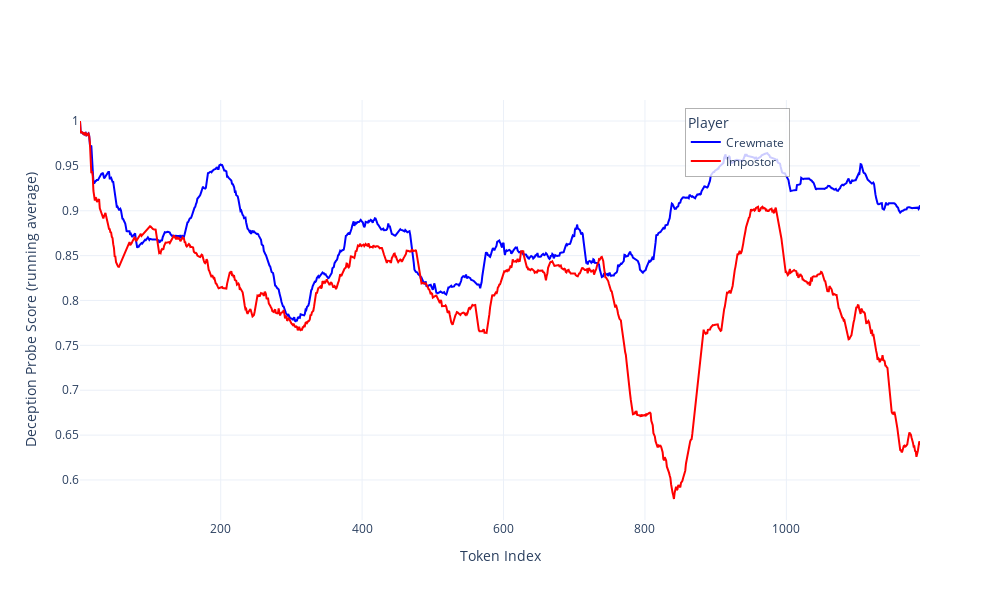

Notebook source saved alongside this figure:
### Code cell
list1 = visualize_token_scores(42)[1]
list2 = visualize_token_scores(33)[1]

# Plot the running averages
running_avg_plot = plot_running_average_scores(list1, list2, window_size=100)
running_avg_plot.show()

### Figure 1 — Plotly figure (JSON) as saved in the notebook; plotly's stock layout.template omitted (floating-point values rounded to 4 significant figures; data arrays with more than 128 entries replaced by an {"elided": "..."} marker saying what was removed)
{"data": [{"line": {"color": "blue"}, "mode": "lines", "name": "Crewmate", "type": "scatter", "x": {"elided": "1189 int values"}, "y": {"elided": "1189 float values"}}, {"line": {"color": "red"}, "mode": "lines", "name": "Impostor", "type": "scatter", "x": {"elided": "1189 int values"}, "y": {"elided": "1254 float values"}}], "layout": {"height": 600, "legend": {"bgcolor": "rgba(255, 255, 255, 0.8)", "bordercolor": "rgba(0, 0, 0, 0.3)", "borderwidth": 1, "title": {"text": "Player"}, "x": 0.72, "y": 0.98}, "title": {"text": ""}, "width": 1000, "xaxis": {"title": {"text": "Token Index"}}, "yaxis": {"title": {"text": "Deception Probe Score (running average)"}}}}
